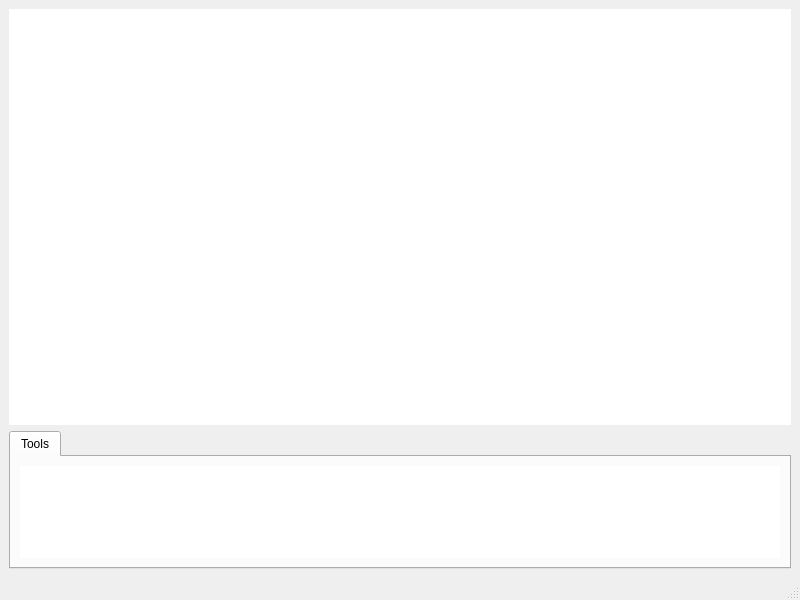
<?xml version="1.0" encoding="UTF-8"?>
<ui version="4.0">
 <class>MainWindow</class>
 <widget class="QMainWindow" name="MainWindow">
  <property name="geometry">
   <rect>
    <x>0</x>
    <y>0</y>
    <width>800</width>
    <height>600</height>
   </rect>
  </property>
  <property name="windowTitle">
   <string>MainWindow</string>
  </property>
  <widget class="QWidget" name="centralwidget">
   <layout class="QVBoxLayout" name="verticalLayout">
    <item>
     <widget class="QGraphicsView" name="m_graphicsView">
      <property name="sizePolicy">
       <sizepolicy hsizetype="Expanding" vsizetype="Expanding">
        <horstretch>0</horstretch>
        <verstretch>3</verstretch>
       </sizepolicy>
      </property>
      <property name="frameShape">
       <enum>QFrame::NoFrame</enum>
      </property>
      <property name="frameShadow">
       <enum>QFrame::Sunken</enum>
      </property>
     </widget>
    </item>
    <item>
     <widget class="QTabWidget" name="tabWidget">
      <property name="sizePolicy">
       <sizepolicy hsizetype="Expanding" vsizetype="Preferred">
        <horstretch>0</horstretch>
        <verstretch>1</verstretch>
       </sizepolicy>
      </property>
      <widget class="QWidget" name="tab_tools">
       <attribute name="title">
        <string>Tools</string>
       </attribute>
       <layout class="QVBoxLayout" name="verticalLayout_2">
        <item>
         <widget class="QListWidget" name="toolsList">
          <property name="frameShape">
           <enum>QFrame::NoFrame</enum>
          </property>
          <property name="viewMode">
           <enum>QListView::IconMode</enum>
          </property>
         </widget>
        </item>
       </layout>
      </widget>
     </widget>
    </item>
   </layout>
  </widget>
  <widget class="QMenuBar" name="menubar">
   <property name="geometry">
    <rect>
     <x>0</x>
     <y>0</y>
     <width>800</width>
     <height>21</height>
    </rect>
   </property>
  </widget>
  <widget class="QStatusBar" name="statusbar"/>
 </widget>
 <resources/>
 <connections/>
</ui>
